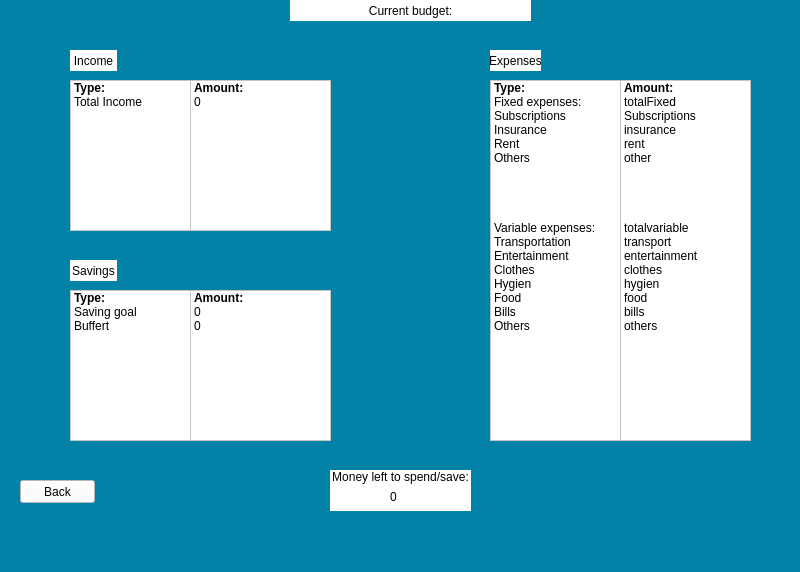
<?xml version="1.0" encoding="UTF-8"?>
<ui version="4.0">
 <class>MainWindow</class>
 <widget class="QMainWindow" name="MainWindow">
  <property name="geometry">
   <rect>
    <x>0</x>
    <y>0</y>
    <width>800</width>
    <height>572</height>
   </rect>
  </property>
  <property name="windowTitle">
   <string>MainWindow</string>
  </property>
  <property name="styleSheet">
   <string notr="true">background-color: rgb(3, 130, 168);</string>
  </property>
  <widget class="QWidget" name="centralwidget">
   <widget class="QLabel" name="label">
    <property name="geometry">
     <rect>
      <x>70</x>
      <y>50</y>
      <width>47</width>
      <height>21</height>
     </rect>
    </property>
    <property name="styleSheet">
     <string notr="true">background-color: rgb(255, 255, 255);</string>
    </property>
    <property name="text">
     <string>Income</string>
    </property>
    <property name="alignment">
     <set>Qt::AlignCenter</set>
    </property>
   </widget>
   <widget class="QLabel" name="label_2">
    <property name="geometry">
     <rect>
      <x>490</x>
      <y>50</y>
      <width>51</width>
      <height>21</height>
     </rect>
    </property>
    <property name="styleSheet">
     <string notr="true">background-color: rgb(255, 255, 255);</string>
    </property>
    <property name="text">
     <string>Expenses</string>
    </property>
    <property name="alignment">
     <set>Qt::AlignCenter</set>
    </property>
   </widget>
   <widget class="QListWidget" name="listOfIncome">
    <property name="geometry">
     <rect>
      <x>70</x>
      <y>80</y>
      <width>121</width>
      <height>151</height>
     </rect>
    </property>
    <property name="styleSheet">
     <string notr="true">background-color: rgb(255, 255, 255);</string>
    </property>
    <item>
     <property name="text">
      <string>Type:</string>
     </property>
     <property name="font">
      <font>
       <weight>75</weight>
       <bold>true</bold>
      </font>
     </property>
    </item>
    <item>
     <property name="text">
      <string>Total Income</string>
     </property>
    </item>
    <item>
     <property name="text">
      <string/>
     </property>
    </item>
   </widget>
   <widget class="QListWidget" name="listOfExpenses">
    <property name="geometry">
     <rect>
      <x>490</x>
      <y>80</y>
      <width>131</width>
      <height>361</height>
     </rect>
    </property>
    <property name="styleSheet">
     <string notr="true">background-color: rgb(255, 255, 255);</string>
    </property>
    <item>
     <property name="text">
      <string>Type:</string>
     </property>
     <property name="font">
      <font>
       <weight>75</weight>
       <bold>true</bold>
      </font>
     </property>
    </item>
    <item>
     <property name="text">
      <string>Fixed expenses:</string>
     </property>
    </item>
    <item>
     <property name="text">
      <string>Subscriptions</string>
     </property>
    </item>
    <item>
     <property name="text">
      <string>Insurance</string>
     </property>
    </item>
    <item>
     <property name="text">
      <string>Rent</string>
     </property>
    </item>
    <item>
     <property name="text">
      <string>Others</string>
     </property>
    </item>
    <item>
     <property name="text">
      <string/>
     </property>
    </item>
    <item>
     <property name="text">
      <string/>
     </property>
    </item>
    <item>
     <property name="text">
      <string/>
     </property>
    </item>
    <item>
     <property name="text">
      <string/>
     </property>
    </item>
    <item>
     <property name="text">
      <string>Variable expenses:</string>
     </property>
    </item>
    <item>
     <property name="text">
      <string>Transportation</string>
     </property>
    </item>
    <item>
     <property name="text">
      <string>Entertainment</string>
     </property>
    </item>
    <item>
     <property name="text">
      <string>Clothes</string>
     </property>
    </item>
    <item>
     <property name="text">
      <string>Hygien</string>
     </property>
    </item>
    <item>
     <property name="text">
      <string>Food</string>
     </property>
    </item>
    <item>
     <property name="text">
      <string>Bills</string>
     </property>
    </item>
    <item>
     <property name="text">
      <string>Others</string>
     </property>
    </item>
   </widget>
   <widget class="QLabel" name="moneyleftLabel">
    <property name="geometry">
     <rect>
      <x>330</x>
      <y>470</y>
      <width>141</width>
      <height>41</height>
     </rect>
    </property>
    <property name="styleSheet">
     <string notr="true">background-color: rgb(255, 255, 255);</string>
    </property>
    <property name="text">
     <string>Money left to spend/save:</string>
    </property>
    <property name="alignment">
     <set>Qt::AlignHCenter|Qt::AlignTop</set>
    </property>
   </widget>
   <widget class="QListWidget" name="listOfIncomeSEK">
    <property name="geometry">
     <rect>
      <x>190</x>
      <y>80</y>
      <width>141</width>
      <height>151</height>
     </rect>
    </property>
    <property name="styleSheet">
     <string notr="true">background-color: rgb(255, 255, 255);</string>
    </property>
    <item>
     <property name="text">
      <string>Amount:</string>
     </property>
     <property name="font">
      <font>
       <weight>75</weight>
       <bold>true</bold>
      </font>
     </property>
    </item>
    <item>
     <property name="text">
      <string>0</string>
     </property>
    </item>
    <item>
     <property name="text">
      <string/>
     </property>
    </item>
   </widget>
   <widget class="QListWidget" name="listOfExpensesSEK">
    <property name="geometry">
     <rect>
      <x>620</x>
      <y>80</y>
      <width>131</width>
      <height>361</height>
     </rect>
    </property>
    <property name="styleSheet">
     <string notr="true">background-color: rgb(255, 255, 255);</string>
    </property>
    <item>
     <property name="text">
      <string>Amount:</string>
     </property>
     <property name="font">
      <font>
       <weight>75</weight>
       <bold>true</bold>
      </font>
     </property>
    </item>
    <item>
     <property name="text">
      <string>totalFixed</string>
     </property>
    </item>
    <item>
     <property name="text">
      <string>Subscriptions</string>
     </property>
    </item>
    <item>
     <property name="text">
      <string>insurance</string>
     </property>
    </item>
    <item>
     <property name="text">
      <string>rent</string>
     </property>
    </item>
    <item>
     <property name="text">
      <string>other</string>
     </property>
    </item>
    <item>
     <property name="text">
      <string/>
     </property>
    </item>
    <item>
     <property name="text">
      <string/>
     </property>
    </item>
    <item>
     <property name="text">
      <string/>
     </property>
    </item>
    <item>
     <property name="text">
      <string/>
     </property>
    </item>
    <item>
     <property name="text">
      <string>totalvariable</string>
     </property>
    </item>
    <item>
     <property name="text">
      <string>transport</string>
     </property>
    </item>
    <item>
     <property name="text">
      <string>entertainment</string>
     </property>
    </item>
    <item>
     <property name="text">
      <string>clothes</string>
     </property>
    </item>
    <item>
     <property name="text">
      <string>hygien</string>
     </property>
    </item>
    <item>
     <property name="text">
      <string>food</string>
     </property>
    </item>
    <item>
     <property name="text">
      <string>bills</string>
     </property>
    </item>
    <item>
     <property name="text">
      <string>others</string>
     </property>
    </item>
   </widget>
   <widget class="QPushButton" name="pushButton">
    <property name="geometry">
     <rect>
      <x>20</x>
      <y>480</y>
      <width>75</width>
      <height>23</height>
     </rect>
    </property>
    <property name="styleSheet">
     <string notr="true">background-color: rgb(255, 255, 255);</string>
    </property>
    <property name="text">
     <string>Back</string>
    </property>
   </widget>
   <widget class="QLabel" name="label_3">
    <property name="geometry">
     <rect>
      <x>370</x>
      <y>490</y>
      <width>47</width>
      <height>13</height>
     </rect>
    </property>
    <property name="styleSheet">
     <string notr="true">background-color: rgb(255, 255, 255);</string>
    </property>
    <property name="text">
     <string>0</string>
    </property>
    <property name="alignment">
     <set>Qt::AlignCenter</set>
    </property>
   </widget>
   <widget class="QLabel" name="label_4">
    <property name="geometry">
     <rect>
      <x>70</x>
      <y>260</y>
      <width>47</width>
      <height>21</height>
     </rect>
    </property>
    <property name="styleSheet">
     <string notr="true">background-color: rgb(255, 255, 255);</string>
    </property>
    <property name="text">
     <string>Savings</string>
    </property>
    <property name="alignment">
     <set>Qt::AlignCenter</set>
    </property>
   </widget>
   <widget class="QListWidget" name="listOfIncome_2">
    <property name="geometry">
     <rect>
      <x>70</x>
      <y>290</y>
      <width>121</width>
      <height>151</height>
     </rect>
    </property>
    <property name="styleSheet">
     <string notr="true">background-color: rgb(255, 255, 255);</string>
    </property>
    <item>
     <property name="text">
      <string>Type:</string>
     </property>
     <property name="font">
      <font>
       <weight>75</weight>
       <bold>true</bold>
      </font>
     </property>
    </item>
    <item>
     <property name="text">
      <string>Saving goal</string>
     </property>
    </item>
    <item>
     <property name="text">
      <string>Buffert</string>
     </property>
    </item>
   </widget>
   <widget class="QListWidget" name="listOfIncomeSEK_2">
    <property name="geometry">
     <rect>
      <x>190</x>
      <y>290</y>
      <width>141</width>
      <height>151</height>
     </rect>
    </property>
    <property name="styleSheet">
     <string notr="true">background-color: rgb(255, 255, 255);</string>
    </property>
    <item>
     <property name="text">
      <string>Amount:</string>
     </property>
     <property name="font">
      <font>
       <weight>75</weight>
       <bold>true</bold>
      </font>
     </property>
    </item>
    <item>
     <property name="text">
      <string>0</string>
     </property>
    </item>
    <item>
     <property name="text">
      <string>0</string>
     </property>
    </item>
   </widget>
   <widget class="QLabel" name="label_5">
    <property name="geometry">
     <rect>
      <x>290</x>
      <y>0</y>
      <width>241</width>
      <height>21</height>
     </rect>
    </property>
    <property name="styleSheet">
     <string notr="true">background-color: rgb(255, 255, 255);</string>
    </property>
    <property name="text">
     <string>Current budget:</string>
    </property>
    <property name="alignment">
     <set>Qt::AlignCenter</set>
    </property>
   </widget>
  </widget>
  <widget class="QMenuBar" name="menubar">
   <property name="geometry">
    <rect>
     <x>0</x>
     <y>0</y>
     <width>800</width>
     <height>21</height>
    </rect>
   </property>
  </widget>
  <widget class="QStatusBar" name="statusbar"/>
 </widget>
 <resources/>
 <connections/>
</ui>
